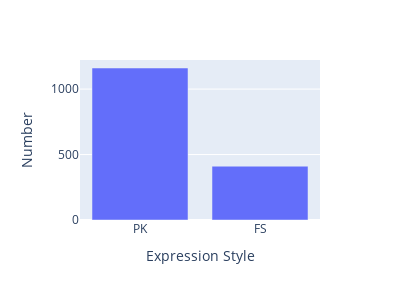

Notebook code for this chart:
### Code cell
expressionStyle = pd.value_counts(dataset['excitationStyle']).reset_index()
expressionStyle.columns = ['Expression Style', 'Number']
px.bar(expressionStyle, x='Expression Style', y='Number', width=400, height=300)

### Figure 1 — Plotly figure (JSON) as saved in the notebook; plotly's stock layout.template omitted (floating-point values rounded to 4 significant figures)
{"data": [{"alignmentgroup": "True", "hovertemplate": "Expression Style=%{x}<br>Number=%{y}<extra></extra>", "legendgroup": "", "marker": {"color": "#636efa"}, "name": "", "offsetgroup": "", "orientation": "v", "showlegend": false, "textposition": "auto", "type": "bar", "x": ["PK", "FS"], "xaxis": "x", "y": [1161, 411], "yaxis": "y"}], "layout": {"barmode": "relative", "height": 300, "legend": {"tracegroupgap": 0}, "margin": {"t": 60}, "width": 400, "xaxis": {"anchor": "y", "domain": [0, 1], "title": {"text": "Expression Style"}}, "yaxis": {"anchor": "x", "domain": [0, 1], "title": {"text": "Number"}}}}
